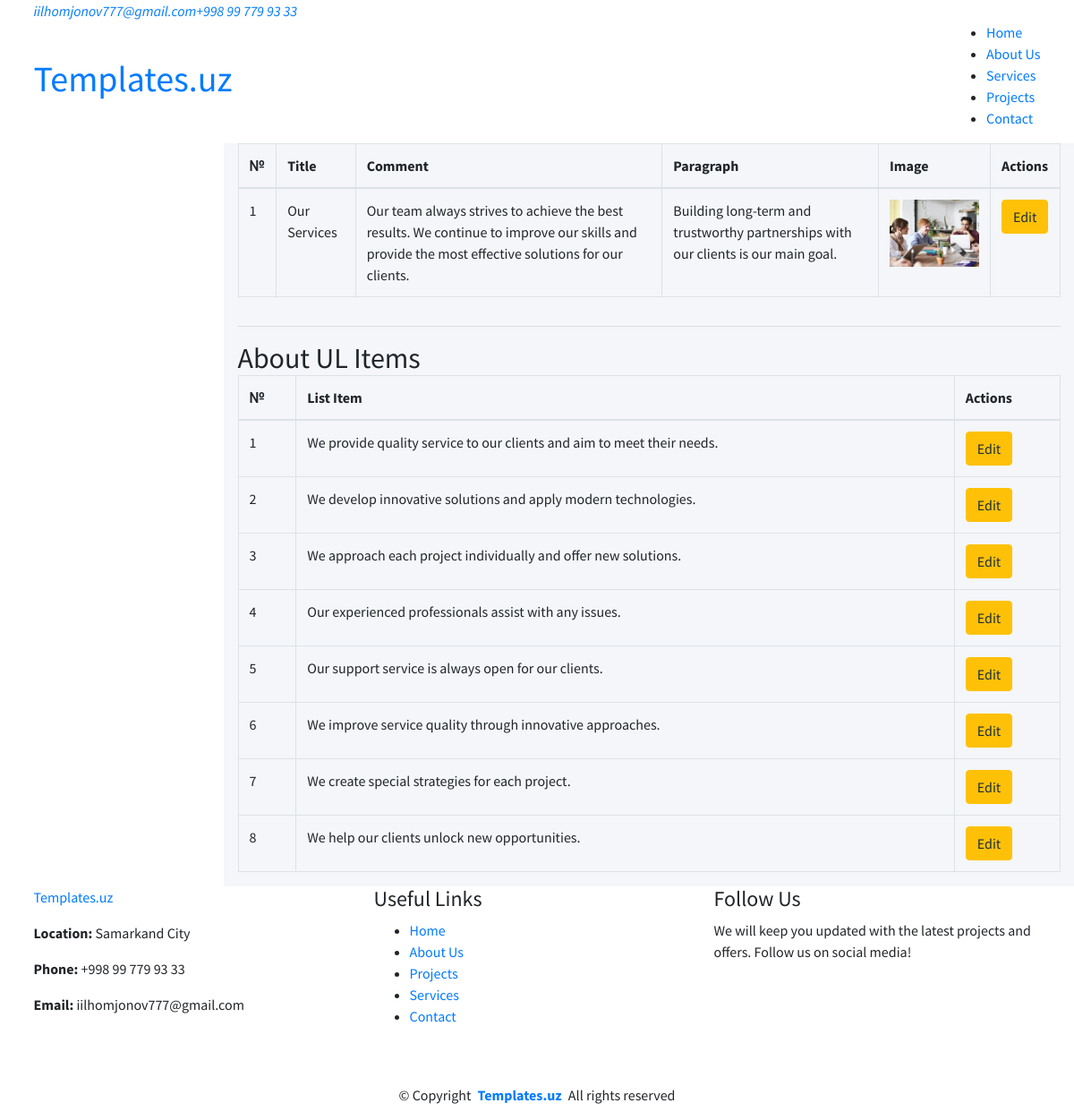
The page /admin/about.php (signed in) on the database its author committed.
### tables this page shows
CREATE TABLE contact_box (
    id INT AUTO_INCREMENT PRIMARY KEY,
    title VARCHAR(255),
    value VARCHAR(255),
    icon VARCHAR(255)
);

CREATE TABLE about (
    id INT AUTO_INCREMENT PRIMARY KEY,
    title VARCHAR(255) NOT NULL,
    p1 TEXT NOT NULL,
    p2 TEXT NOT NULL,
    image VARCHAR(255)
);

CREATE TABLE about_ul_items (
    id INT AUTO_INCREMENT PRIMARY KEY,
    about_id INT,
    list_item TEXT NOT NULL,
    FOREIGN KEY (about_id) REFERENCES about(id)
);

### config.php (called while the page is built, shortened)
<?php
class Database
{
    private $conn;
    public function __construct()
    {
        $this->conn = new mysqli(DB_SERVER, DB_USERNAME, DB_PASSWORD, DB_NAME);
    }
    public function executeQuery($sql, $params = [], $types = "")
    {
        $result = $this->conn->prepare($sql);
        if (!$result->execute()) {
            return "Execution error: " . $result->error;
        }
        return $result;
    }
    public function select($table, $columns = "*", $condition = "", $params = [], $types = "")
    {
        $sql = "SELECT $columns FROM $table" . ($condition ? " WHERE $condition" : "");
        $result = $this->executeQuery($sql, $params, $types);
        return $result->get_result()->fetch_all(MYSQLI_ASSOC);
    }
}

### admin/check.php (called while the page is built, shortened)
<?php
include '../config.php';
$query = new Database();

### admin/about.php (the view, shortened to what this page needs)
<?php include 'check.php';
$old_image_path = "../" . $query->select("about", "*")[0]['image'];
?>
<!DOCTYPE html>
<html lang="en">
<head>
    <?php include 'includes/css.php'; ?>
</head>
<body class="hold-transition sidebar-mini">
    <div class="wrapper">
        <?php include 'includes/header.php' ?>
        <div class="content-wrapper">
            <section class="content">
                <div class="container-fluid">
                    <div class="row">
                        <div class="col-12">
                            <table class="table table-bordered">
                                <thead>
                                    <tr>
                                        <th>№</th>
                                        <th>Title</th>
                                        <th>Comment</th>
                                        <th>Paragraph</th>
                                        <th>Image</th>
                                        <th>Actions</th>
                                    </tr>
                                </thead>
                                <tbody>
                                    <?php
                                    $aboutItems = $query->select('about', '*');
                                    foreach ($aboutItems as $item) {
                                        echo "<tr>";
                                        echo "<td>{$item['id']}</td>";
                                        echo "<td>{$item['title']}</td>";
                                        echo "<td>{$item['p1']}</td>";
                                        echo "<td>{$item['p2']}</td>";
                                        echo "<td><img src='../{$item['image']}' alt='Image' style='width: 100px; height: auto;'></td>";
                                        echo "<td>
                                            <button class='btn btn-warning' data-toggle='modal' data-target='#editAboutModal' data-id='{$item['id']}'>Edit</button>
                                        </td>";
                                        echo "</tr>";
                                    }
                                    ?>
                                </tbody>
                            </table>
                        </div>
                    </div>
                    <hr>
                    <div class="row">
                        <div class="col-12">
                            <h2 class="m-0">About UL Items</h2>
                            <table class="table table-bordered">
                                <thead>
                                    <tr>
                                        <th>№</th>
                                        <th>List Item</th>
                                        <th>Actions</th>
                                    </tr>
                                </thead>
                                <tbody>
                                    <?php
                                    $ulItems = $query->select('about_ul_items', '*');
                                    foreach ($ulItems as $ulItem) {
                                        echo "<tr>";
                                        echo "<td>{$ulItem['id']}</td>";
                                        echo "<td>{$ulItem['list_item']}</td>";
                                        echo "<td>
                                            <button class='btn btn-warning' data-toggle='modal' data-target='#editUlItemModal' data-id='{$ulItem['id']}'>Edit</button>
                                        </td>";
                                        echo "</tr>";
                                    }
                                    ?>
                                </tbody>
                            </table>
                        </div>
                    </div>
                </div>
            </section>
        </div>
        <?php include 'includes/footer.php'; ?>
    </div>
</body>
</html>

### includes/header.php (shortened to what this page needs)
<?php $contact_boxData = $query->select('contact_box'); ?>
<header id="header" class="header sticky-top">
    <div class="topbar d-flex align-items-center dark-background">
        <div class="container d-flex justify-content-center justify-content-md-between">
            <div class="contact-info d-flex align-items-center">
                <i class="bi bi-envelope d-flex align-items-center">
                    <a href="mailto:<?php echo  $contact_boxData[2]['value']; ?>">
                        <?php echo  $contact_boxData[2]['value']; ?>
                    </a>
                </i>
                <i class="bi bi-phone d-flex align-items-center ms-4">
                    <span>
                        <a href="tel:<?php echo trim($contact_boxData[2]['value']); ?>">
                            <?php echo $contact_boxData[1]['value']; ?>
                        </a>
                    </span>
                </i>
            </div>
        </div>
    </div>
    <div class="branding">
        <div class="container position-relative d-flex align-items-center justify-content-between">
            <a href="./" class="logo d-flex align-items-center">
                <h1 class="sitename">Templates.uz<br></h1>
            </a>
            <?php $current_page = basename($_SERVER['PHP_SELF']); ?>
            <nav id="navmenu" class="navmenu">
                <ul>
                    <li><a href="./" class="<?= ($current_page == 'index.php') ? 'active' : ''; ?>">Home</a></li>
                    <li><a href="about.php" class="<?= ($current_page == 'about.php') ? 'active' : ''; ?>">About Us</a></li>
                    <li><a href="services.php" class="<?= ($current_page == 'services.php') ? 'active' : ''; ?>">Services</a></li>
                    <li><a href="projects.php" class="<?= ($current_page == 'projects.php') ? 'active' : ''; ?>">Projects</a></li>
                    <li><a href="contact.php" class="<?= ($current_page == 'contact.php') ? 'active' : ''; ?>">Contact</a></li>
                </ul>
            </nav>
        </div>
    </div>
</header>

### includes/footer.php (shortened to what this page needs)
<footer id="footer" class="footer position-relative dark-background">
    <div class="container footer-top">
        <div class="row gy-4">
            <div class="col-lg-4 col-md-6 col-sm-12 footer-about mb-4">
                <a href="./" class="d-flex align-items-center">
                    <span class="sitename">Templates.uz</span>
                </a>
                <div class="footer-contact pt-3">
                    <p><strong>Location:</strong> <?php echo  $contact_boxData[0]['value']; ?></p>
                    <p class="mt-3"><strong>Phone:</strong> <span onclick="window.location.href='tel:<?php echo trim($contact_boxData[2]['value']); ?>'"><?php echo $contact_boxData[1]['value']; ?></span></p>
                    <p><strong>Email:</strong> <span onclick="window.location.href='mailto:<?php echo $contact_boxData[2]['value']; ?>'"><?php echo  $contact_boxData[2]['value']; ?></span></p>
                </div>
            </div>
            <div class="col-lg-4 col-md-6 col-sm-12 footer-links mb-4">
                <h4>Useful Links</h4>
                <ul>
                    <li><i class="bi bi-chevron-right"></i> <a href="./">Home</a></li>
                    <li><i class="bi bi-chevron-right"></i> <a href="about.php">About Us</a></li>
                    <li><i class="bi bi-chevron-right"></i> <a href="projects.php">Projects</a></li>
                    <li><i class="bi bi-chevron-right"></i> <a href="services.php">Services</a></li>
                    <li><i class="bi bi-chevron-right"></i> <a href="contact.php">Contact</a></li>
                </ul>
            </div>
            <div class="col-lg-4 col-md-12 footer-follow mb-4">
                <h4>Follow Us</h4>
                <p>We will keep you updated with the latest projects and offers. Follow us on social media!</p>
            </div>
        </div>
    </div>
    <div class="container copyright text-center mt-4">
        <p>© <span>Copyright</span> <strong class="px-1 sitename"><a href="https://templates.uz/">Templates.uz</a> </strong> <span>All rights reserved</span></p>
    </div>
</footer>

### includes/footer.php (style rules this page uses)
footer .sitename { color: var(--accent-color); }

### rows shown on the page
contact_box: value "iilhomjonov777@gmail.com"
contact_box: value "+998 99 779 93 33"
about: id "1", title "Our Services", p1 "Our team always strives to achieve the best results. We continue to improve our skills and provide the most effective solutions for our clients.", p2 "Building long-term and trustworthy partnerships with our clients is our main goal.", image (picture)
about_ul_items: id "1", list_item "We provide quality service to our clients and aim to meet their needs."
about_ul_items: id "2", list_item "We develop innovative solutions and apply modern technologies."
about_ul_items: id "3", list_item "We approach each project individually and offer new solutions."
about_ul_items: id "4", list_item "Our experienced professionals assist with any issues."
about_ul_items: id "5", list_item "Our support service is always open for our clients."
about_ul_items: id "6", list_item "We improve service quality through innovative approaches."
about_ul_items: id "7", list_item "We create special strategies for each project."
about_ul_items: id "8", list_item "We help our clients unlock new opportunities."
contact_box: value "Samarkand City"
